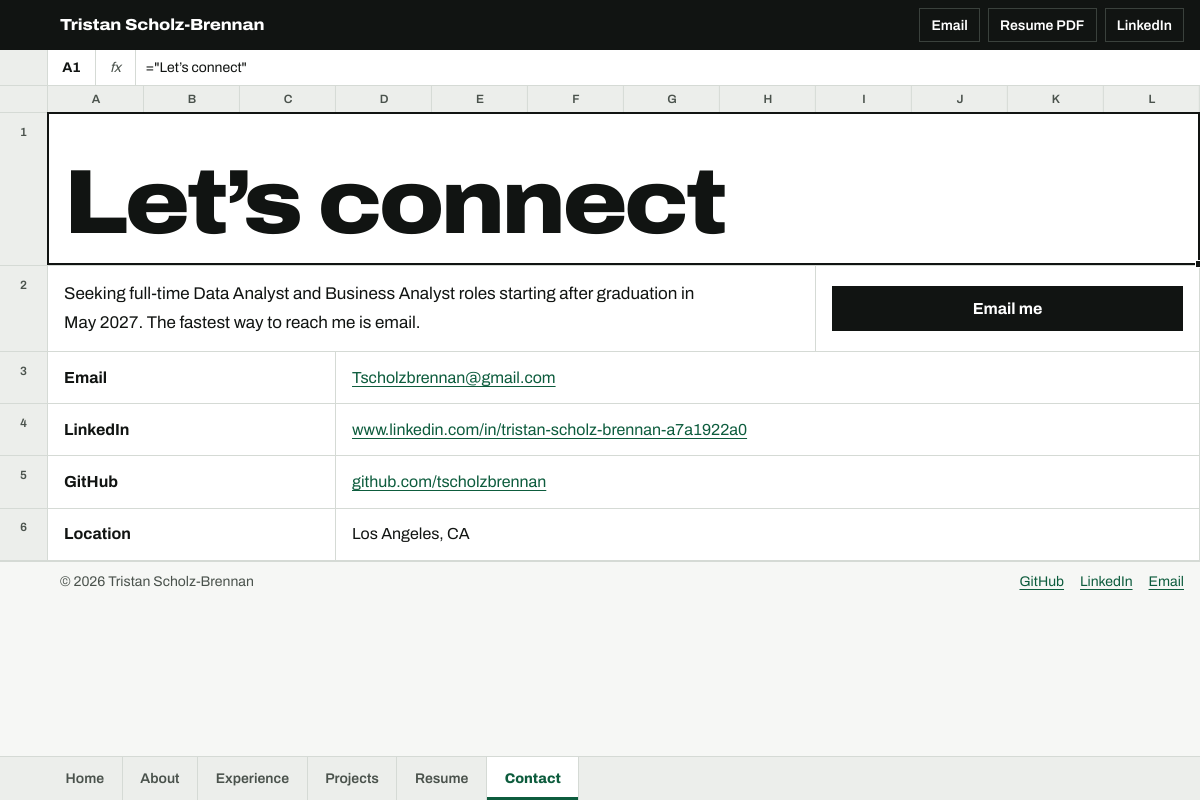
The app's page /contact with its own data.
### app/models.py (models this page shows)
class Profile(Base):
    __tablename__ = "profiles"
    id = Column(Integer, primary_key=True, index=True)
    full_name = Column(String(255), nullable=True)
    headline = Column(String(255), nullable=False)
    summary = Column(Text, nullable=False)
    location = Column(String(255), default="Remote")
    email = Column(String(255), nullable=False)
    linkedin_url = Column(String(255), nullable=True)
    github_url = Column(String(255), nullable=True)
    resume_url = Column(String(255), nullable=True)
    profile_image = Column(String(255), nullable=True)
    focus_area = Column(String(255), default="Data & AI")
    seeking = Column(String(255), nullable=True)
    about = Column(Text, nullable=True)
    highlights = Column(JSON, default=list)

### app/main.py (the view)
@app.get("/contact", response_class=HTMLResponse)
async def contact(request: Request):
    profile = get_public_profile()
    return templates.TemplateResponse("contact.html", {"request": request, "profile": profile})

### templates/contact.html (shortened to what this page needs)
{% extends "base.html" %}
{% block content %}
<div class="r">
  <div class="c s12 name-cell"><h1>Let’s connect</h1></div>
</div>
<div class="r">
  <div class="c s8 prose"><p>{{ profile.seeking or profile.headline }} The fastest way to reach me is email.</p></div>
  <div class="c s4 actions"><a class="btn primary" href="mailto:{{ profile.contact_links.email }}">Email me</a></div>
</div>
{% for label, href, text in [
  ('Email', 'mailto:' ~ profile.contact_links.email, profile.contact_links.email),
  ('LinkedIn', profile.contact_links.linkedin, profile.contact_links.linkedin),
  ('GitHub', profile.contact_links.github, profile.contact_links.github),
] if href and text %}
<div class="r">
  <div class="c s3"><strong>{{ label }}</strong></div>
  <div class="c s9"><a href="{{ href }}">{{ text | replace('https://', '') }}</a></div>
</div>
{% endfor %}
{% if profile.location %}
<div class="r">
  <div class="c s3"><strong>Location</strong></div>
  <div class="c s9">{{ profile.location }}</div>
</div>
{% endif %}
{% endblock %}

### templates/base.html (shortened to what this page needs)
{% set person = profile.full_name or profile.headline %}
{% set has_resume = profile.resume_url and profile.resume_url != '/resume' %}
{% set path = request.url.path %}
<!doctype html>
<html lang="en">
  <head>
    <link rel="stylesheet" href="/static/css/site.css" />
  </head>
  <body>
    <header class="titlebar">
      <a class="brand" href="/">{{ person }}</a>
      <div class="tools">
        <a class="tool" href="mailto:{{ profile.contact_links.email }}">Email</a>
        {% if has_resume %}<a class="tool" href="{{ profile.resume_url }}" download>Resume PDF</a>{% endif %}
        {% if profile.contact_links.linkedin %}<a class="tool" href="{{ profile.contact_links.linkedin }}">LinkedIn</a>{% endif %}
      </div>
    </header>
    <div class="formula-bar" aria-hidden="true">
      <span></span>
      <span class="namebox" data-namebox>A1</span>
      <span class="fx">fx</span>
      <span class="formula"><span class="formula-text" data-formula-out>="{{ person }}"</span></span>
    </div>
    <main id="main" class="sheet">
      <div class="colhead" aria-hidden="true">
        <span></span>{% for letter in "ABCDEFGHIJKL" %}<span>{{ letter }}</span>{% endfor %}
      </div>
      {% block content %}{% endblock %}
    </main>
    <footer class="statusbar">
      <p>© 2026 {{ person }}</p>
      <div class="footer-links">
        <a href="{{ profile.contact_links.github }}">GitHub</a>
        <a href="{{ profile.contact_links.linkedin }}">LinkedIn</a>
        <a href="mailto:{{ profile.contact_links.email }}">Email</a>
      </div>
    </footer>
    <nav class="tabs" aria-label="Pages">
      {% for href, label in [('/', 'Home'), ('/about', 'About'), ('/experience', 'Experience'), ('/projects', 'Projects'), ('/resume', 'Resume'), ('/contact', 'Contact')] %}
      <a href="{{ href }}"{% if path == href or (href != '/' and path.startswith(href)) %} aria-current="page"{% endif %}>{{ label }}</a>
      {% endfor %}
    </nav>
  </body>
</html>

### records on screen
Profile: full_name "Tristan Scholz-Brennan", seeking "Seeking full-time Data Analyst and Business Analyst roles starting after graduation in May 2027.", label "Email", email "Tscholzbrennan@gmail.com", label "LinkedIn", linkedin_url "www.linkedin.com/in/tristan-scholz-brennan-a7a1922a0", label "GitHub", github_url "github.com/tscholzbrennan", location "Los Angeles, CA"

### other values on screen
{{ letter }} "A" "B" "C" "D" "E" "F" "G" "H" "I" "J" "K" "L"
{{ label }} "Home" "About" "Experience" "Projects" "Resume" "Contact"
